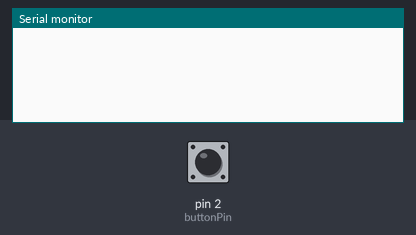
Recording of a sketch running on a simulated Arduino Leonardo, built with avr-gcc and run on an emulated ATmega32U4. Parts: the last lines printed to the serial monitor. Inputs (shaded band) come from the test bench; at power-on: pin 2 (buttonPin) LOW. USB keyboard and mouse output is not drawn.

Above: at 1.2 s.
1.3 s: pin 2 (buttonPin) pulled HIGH for 0.15 s
At 2.7 s:
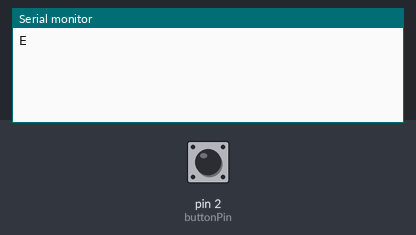
3.4 s: pin 2 (buttonPin) pulsed HIGH 2 times (0.12 s each, 0.3 s apart)
At 5.5 s:
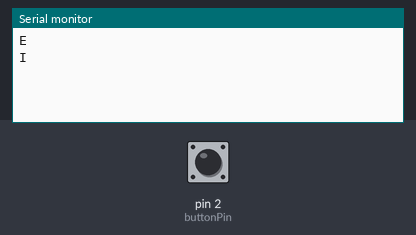
5.8 s: pin 2 (buttonPin) pulsed HIGH 5 times (0.12 s each, 0.3 s apart)
At 7.5 s:
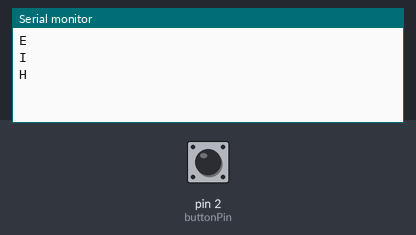

Measured:
- after the input at 1.3 s, the serial monitor: prints a new line after 0.65 s (image 1)
- after the input at 3.4 s, the serial monitor: prints a new line after 0.95 s (image 2)
- after the input at 5.8 s, the serial monitor: prints a new line after 1.1 s (image 3)

The sketch:

MorseButtonPauseBreak.ino
```cpp
// MorseButton
// Chiyoung Kim

// Output pin from button to D2
// Ground to ground (duh)
// Power to 5V

#include <HID.h>
#include <Keyboard.h>

const int buttonPin = 2;

int pressLength = 0;

const int shortSig = 100;
const int longSig = 500;
const int pauseSig = 500;

int stream[4] = {-1,-1,-1,-1};

const char alphabet[26] = {'A','B','C','D','E','F','G','H','I','J','K','L','M','N','O','P','Q','R','S','T','U','V','W','X','Y','Z'};

const int combos[26][4] = {{1,2,0,0},{2,1,1,1},{2,1,2,1},{2,1,1,0},{1,0,0,0},{1,1,2,1},{2,2,1,0},{1,1,1,1},{1,1,0,0},{1,2,2,2},{2,1,2,0},{1,2,1,1},{2,2,0,0},{2,1,0,0},{2,2,2,0},{1,2,2,1},{2,2,1,2},{1,2,1,0},{1,1,1,0},{2,0,0,0},{1,1,2,0},{1,1,1,2},{1,2,2,0},{2,1,1,2},{2,1,2,2},{2,2,1,1}};

int start = 0;

int inSig;

void setup() {
  // put your setup code here, to run once:
  pinMode(buttonPin,INPUT);
  Keyboard.begin();
  Serial.begin(9600);
}

void loop() {
  while(start == 0){
    if (digitalRead(buttonPin) == HIGH){
      start = 1;
    }
  }
  inSig = 0;
  // put your main code here, to run repeatedly:
  if (digitalRead(buttonPin) == HIGH) {
    while (digitalRead(buttonPin) == HIGH){
      delay(50);
      inSig += 50;
    }
    if (inSig >= 1000) {
      Keyboard.write(KEY_RETURN);
      inSig = 0;
      streamreset();
    }
    else if (inSig >= 200){
      streampush(2);
    }
    else if (inSig >= 50) {
      streampush(1);
    }
  }
  else if (digitalRead(buttonPin) == LOW) {
    while (digitalRead(buttonPin) == LOW) {
      delay(100);
      inSig -= 100;
      if (inSig == -500) {
        while (!streamcheck()) {
          streampush(0);
        }
        break;
      }
    }
  }
  if (streamcheck()){
    streaminterp();
    streamreset();
  }
}

void streampush(int input){
  stream[3] = stream[2];
  stream[2] = stream[1];
  stream[1] = stream[0];
  stream[0] = input;
}

bool streamcheck(){
  for (int i = 0; i < 4; ++i){
    if (stream[i] == -1) {
      return false;
    }
  }
  return true;
}

void streaminterp(){
  for (int i = 0; i < 26; ++i) {
    for (int j = 0; j < 4; ++j) {
      if (stream[3-j] != combos[i][j]){
        break;
      }
      if (j == 3) {
        Keyboard.write(alphabet[i]);
        Serial.println(alphabet[i]);
        return;
      }
    }
  }
}

void streamreset(){
  for (int i = 0; i < 4; ++i){
   stream[i] = -1;
  }
  start = 0;
}
```
